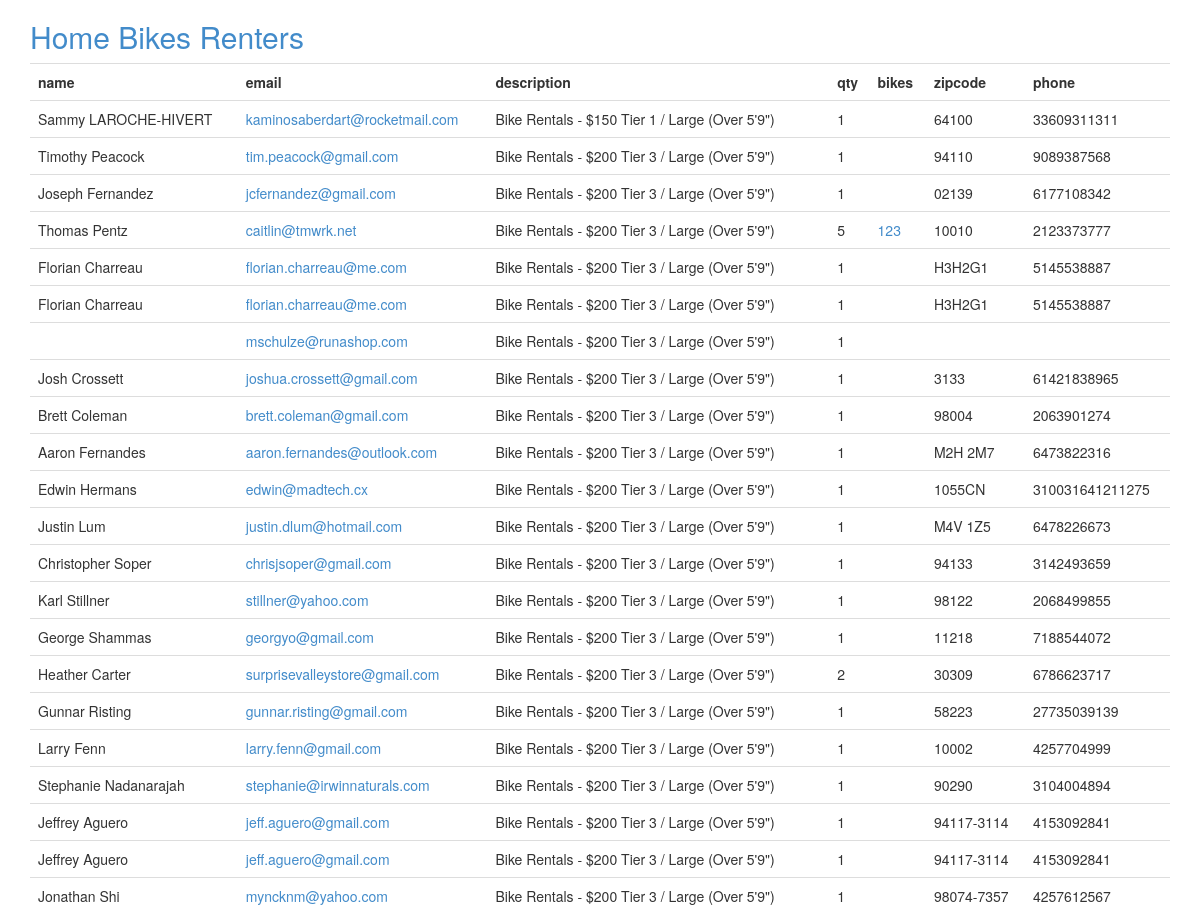
Before: /renters (upper part) with the older database file.
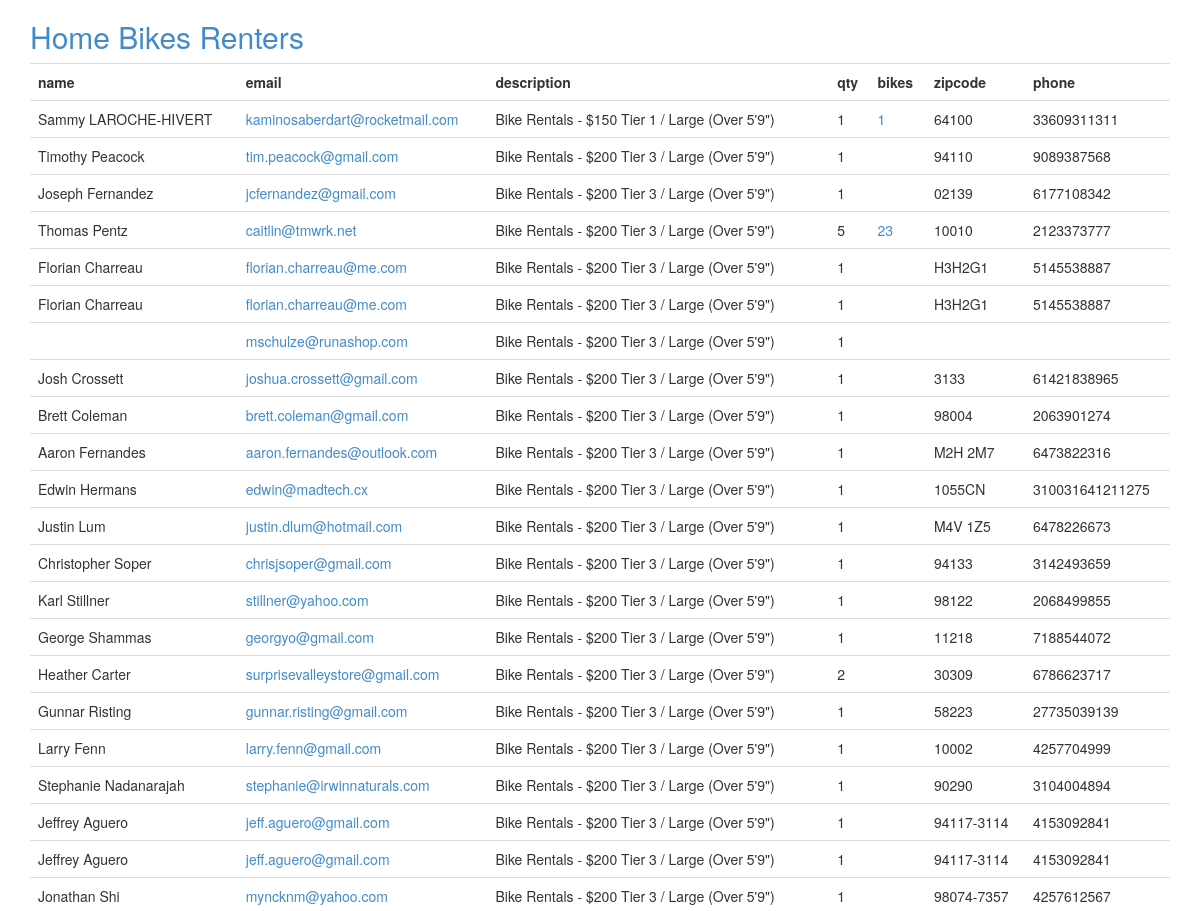
After: the same page with the newer database file.
### bike/models.py (models this page shows, shortened)
class Renter(Base):
  __tablename__ = 'renter'
  id = Column(Integer, primary_key=True)
  name = Column(String(255), unique=False)
  email = Column(String(255), unique=False)
  code = Column(String(255), unique=True)
  bikes = relationship('Bike', backref=backref('renter'))
  zipcode = Column(String(255))
  phone = Column(String(255))
  desc = Column(String)
  qty = Column(Integer)

class Bike(Base):
  __tablename__ = 'bike'
  id = Column(Integer, primary_key=True)
  renter_id = Column(Integer, ForeignKey('renter.id'))
  code = Column(String(255), unique=True)
  comment = Column(String)

### bike/views.py (the view)
@app.route('/renters')
def renters():
  return render_template('renters.html', renters=db.query(Renter))

### bike/__init__.py (called while the page is built)
@app.teardown_appcontext
def shutdown_session(exception=None):
  db.remove()

### bike/templates/renters.html
{% extends "base.html" %}
{% block content %}
<table class="table table-hover">
  <tr><th>name</th><th>email</th><th>description</th><th>qty</th><th>bikes</th><th>zipcode</th><th>phone</th></tr>
  {% for renter in renters %}
  <tr><td>{{renter.name}}</td><td><a href="{{url_for('renter', oid=renter.id)}}">{{renter.email}}</a></td><td>{{renter.desc}}</td><td>{{renter.qty}}</td><td>{% for bike in renter.bikes %}<a href="{{url_for('bike', code=bike.code)}}">{{bike.code}}</a>{% endfor %}</td><td>{{renter.zipcode}}</td><td>{{renter.phone}}</tr>
  {% endfor %}
</table>
{% endblock %}

### bike/templates/base.html (shortened to what this page needs)
<!DOCTYPE html>
<html lang="en">
  <head>
    <link href="{{url_for('static', filename='css/bootstrap.css')}}" rel="stylesheet">
  </head>
  <body>
    {%- block topbar -%}
    <div class="topbar">
      <div class="fill">
        <div class="container">
          <h2>
              <a href="/" class="brand">Home</a>
              <a href="/bikes" class="brand">Bikes</a>
              <a href="/renters" class="brand">Renters</a>
          </h2>
        </div>
      </div>
    </div>
    {%- endblock -%}
    <div class="container">
      <div class="content">
        {% block content %}{% endblock %}
      </div>
    </div>
  </body>
</html>

Changed rows visible on the page:
changed Renter "Sammy LAROCHE-HIVERT": gains Bike (code "1")
changed Renter "Thomas Pentz": loses Bike (code "1")
